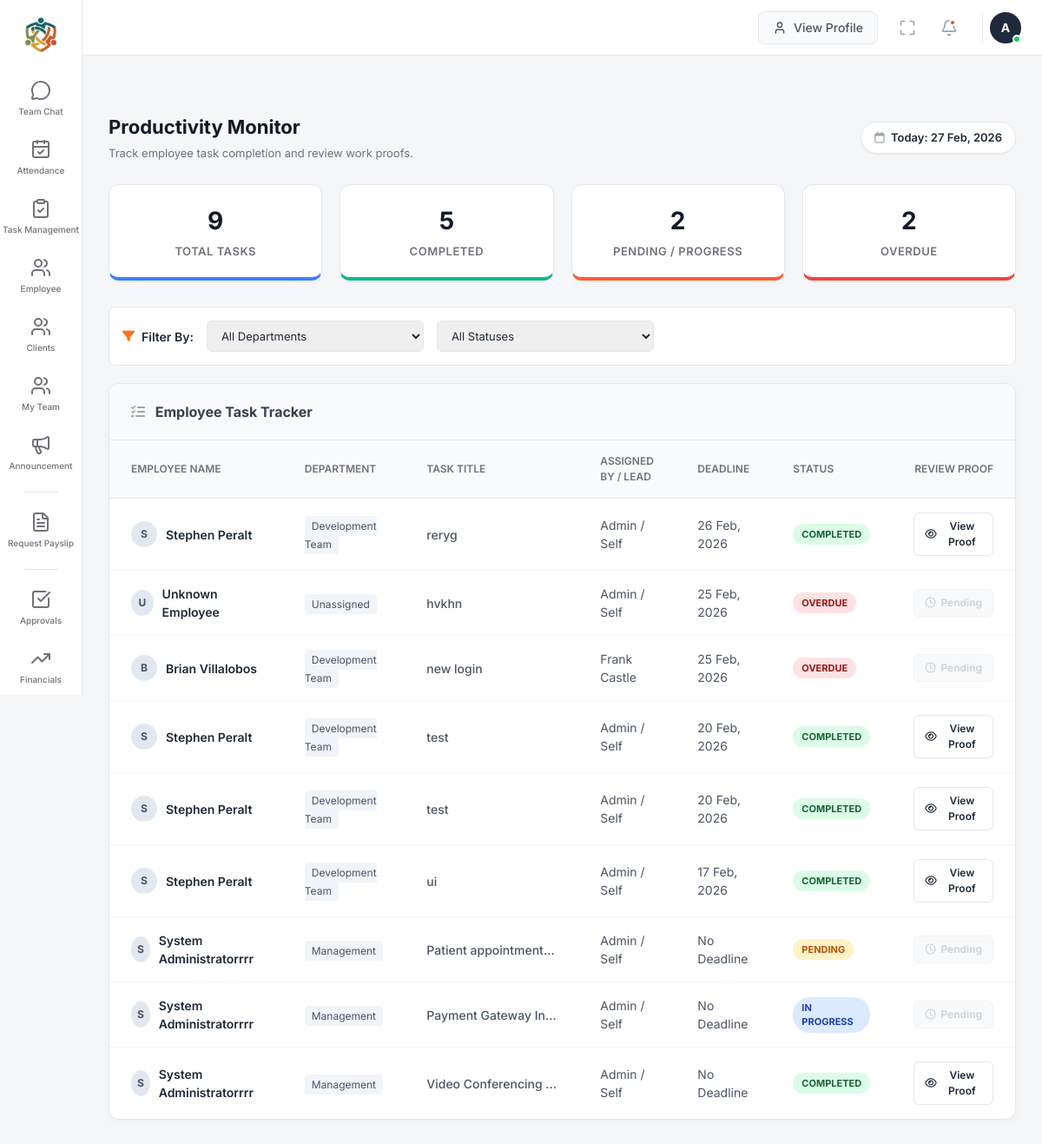
/manager/productivity_monitor.php (signed in), run on the app's committed database.
### tables this page shows
CREATE TABLE `personal_taskboard` (
  `id` int(11) NOT NULL,
  `user_id` int(11) NOT NULL,
  `title` varchar(255) NOT NULL,
  `priority` enum('Low','Medium','High') DEFAULT 'Medium',
  `due_date` date NOT NULL,
  `description` text DEFAULT NULL,
  `status` enum('todo','inprogress','completed') DEFAULT 'todo',
  `created_at` timestamp NULL DEFAULT current_timestamp()
);

### manager/productivity_monitor.php (the view, shortened to what this page needs)
<?php
$base_query = "SELECT
                pt.id,
                pt.title,
                pt.due_date as deadline,
                pt.status as raw_status,
                pt.description as proof,
                COALESCE(ep.full_name, u.name, 'Unknown Employee') as emp_name,
                COALESCE(ep.department, 'Unassigned') as dept,
                COALESCE(lead_ep.full_name, lead_u.name, 'Admin / Self') as lead_name
            FROM personal_taskboard pt
            JOIN users u ON pt.user_id = u.id
            LEFT JOIN employee_profiles ep ON u.id = ep.user_id
            LEFT JOIN users lead_u ON ep.reporting_to = lead_u.id
            LEFT JOIN employee_profiles lead_ep ON lead_u.id = lead_ep.user_id";
$base_query .= " ORDER BY pt.due_date DESC";
$stmt = $conn->prepare($base_query);
$stmt->execute();
$result = $stmt->get_result();
$tasks = [];
$total = 0;
$completed = 0;
$progress = 0;
$overdue = 0;
$today = date('Y-m-d');
while ($row = $result->fetch_assoc()) {
    $total++;
    $status = 'Pending';
    if ($row['raw_status'] === 'completed') {
        $status = 'Completed';
        $completed++;
    } elseif ($row['deadline'] < $today && $row['deadline'] != '0000-00-00' && $row['raw_status'] !== 'completed') {
        $status = 'Overdue';
        $overdue++;
    } elseif ($row['raw_status'] === 'inprogress') {
        $status = 'In Progress';
        $progress++;
    } else {
        $status = 'Pending';
        $progress++;
    }
    $row['display_status'] = $status;
    $row['proof'] = !empty($row['proof']) ? $row['proof'] : 'No proof/description provided for this task.';
    $tasks[] = $row;
}
?>
<!DOCTYPE html>
<html lang="en">
<head>
    <link rel="stylesheet" href="https://cdnjs.cloudflare.com/ajax/libs/font-awesome/6.4.0/css/all.min.css">
</head>
<body>
    <div id="mainContent">
        <div class="page-header mt-4">
            <div>
                <h1>Productivity Monitor</h1>
                <p style="font-size:13px; color:#6b7280; margin-top:4px;">Track employee task completion and review work proofs.</p>
            </div>
            <div style="font-size:13px; font-weight:600; background:#fff; padding:8px 15px; border-radius:20px; border:1px solid #e5e7eb; box-shadow: 0 1px 2px rgba(0,0,0,0.05);">
                <i class="fa-regular fa-calendar mr-1 text-gray-400"></i> Today: <?php echo date('d M, Y'); ?>
            </div>
        </div>
        <div class="stats-row">
            <div class="stat-card border-blue">
                <h3><?php echo $total; ?></h3>
                <p>Total Tasks</p>
            </div>
            <div class="stat-card border-green">
                <h3><?php echo $completed; ?></h3>
                <p>Completed</p>
            </div>
            <div class="stat-card border-orange">
                <h3><?php echo $progress; ?></h3>
                <p>Pending / Progress</p>
            </div>
            <div class="stat-card border-red">
                <h3><?php echo $overdue; ?></h3>
                <p>Overdue</p>
            </div>
        </div>
        <div class="filter-bar">
            <span><i class="fas fa-filter text-orange-500"></i> Filter By:</span>
            <select class="filter-select" id="deptFilter" onchange="filterTable()">
                <option value="all">All Departments</option>
            </select>
            <select class="filter-select" id="statusFilter" onchange="filterTable()">
                <option value="all">All Statuses</option>
            </select>
        </div>
        <div class="content-card">
            <div class="card-title"><i class="fa-solid fa-list-check mr-2 text-gray-400"></i> Employee Task Tracker</div>
            <div class="table-responsive">
                <table class="task-table" id="trackerTable">
                    <thead>
                        <tr>
                            <th>Employee Name</th>
                            <th>Department</th>
                            <th>Task Title</th>
                            <th>Assigned By / Lead</th>
                            <th>Deadline</th>
                            <th>Status</th>
                            <th style="text-align: right;">Review Proof</th>
                        </tr>
                    </thead>
                    <tbody>
                        <?php if(empty($tasks)): ?>
                            <tr>
                                <td colspan="7" style="text-align: center; padding: 40px; color: #6b7280;">
                                    <i data-lucide="folder-search" style="width: 40px; height: 40px; color: #cbd5e1; display: block; margin: 0 auto 10px auto;"></i>
                                    No tasks found based on your access level.
                                </td>
                            </tr>
                        <?php else: ?>
                            <?php foreach($tasks as $row):
                                $statusClass = '';
                                if($row['display_status'] == 'Completed') $statusClass = 'completed';
                                elseif($row['display_status'] == 'Overdue') $statusClass = 'delayed';
                                elseif($row['display_status'] == 'In Progress') $statusClass = 'progress-badge';
                                else $statusClass = 'pending-badge';
                            ?>
                            <tr class="task-row" data-dept="<?php echo htmlspecialchars($row['dept']); ?>" data-status="<?php echo htmlspecialchars($row['display_status']); ?>">
                                <td>
                                    <div style="display:flex; align-items:center; gap:10px;">
                                        <div style="width:30px; height:30px; background:#e2e8f0; border-radius:50%; display:flex; align-items:center; justify-content:center; font-size:12px; font-weight:700; color:#475569;">
                                            <?php echo strtoupper(substr($row['emp_name'], 0, 1)); ?>
                                        </div>
                                        <span style="font-weight:600; color:#1f2937;"><?php echo htmlspecialchars($row['emp_name']); ?></span>
                                    </div>
                                </td>
                                <td><span style="background: #f1f5f9; padding: 4px 8px; border-radius: 4px; font-size: 12px; color: #475569;"><?php echo htmlspecialchars($row['dept']); ?></span></td>
                                <td style="font-weight:500; max-width: 200px; white-space: nowrap; overflow: hidden; text-overflow: ellipsis;" title="<?php echo htmlspecialchars($row['title']); ?>">
                                    <?php echo htmlspecialchars($row['title']); ?>
                                </td>
                                <td><?php echo htmlspecialchars($row['lead_name']); ?></td>
                                <td>
                                    <?php
                                        if($row['deadline'] == '0000-00-00') { echo "No Deadline"; }
                                        else { echo date('d M, Y', strtotime($row['deadline'])); }
                                    ?>
                                </td>
                                <td><span class="status-badge <?php echo $statusClass; ?>"><?php echo $row['display_status']; ?></span></td>
                                <td style="text-align: right;">
                                    <?php if($row['display_status'] == 'Completed'): ?>
                                        <button class="action-btn" onclick="viewProof('<?php echo htmlspecialchars(addslashes($row['emp_name'])); ?>', '<?php echo htmlspecialchars(addslashes($row['proof'])); ?>')">
                                            <i class="far fa-eye"></i> View Proof
                                        </button>
                                    <?php else: ?>
                                        <button class="action-btn disabled" disabled>
                                            <i class="far fa-clock"></i> Pending
                                        </button>
                                    <?php endif; ?>
                                </td>
                            </tr>
                            <?php endforeach; ?>
                        <?php endif; ?>
                    </tbody>
                </table>
            </div>
        </div>
    </div>
</body>
</html>

### manager/productivity_monitor.php (style rules this page uses)
:root { --bg-light: #f4f6f8; --white: #ffffff; --primary-orange: #ff5b37; --text-dark: #1f2937; --text-muted: #6b7280; --border-light: #e5e7eb; --sidebar-width: 95px; }
body { background-color: var(--bg-light); color: var(--text-dark); font-family: 'Inter', sans-serif; margin: 0; overflow-x: hidden; }
#mainContent { margin-left: var(--sidebar-width); padding: 30px; width: calc(100% - var(--sidebar-width)); transition: all 0.3s ease; min-height: 100vh; box-sizing: border-box; }
.page-header { display: flex; justify-content: space-between; align-items: center; margin-bottom: 25px; flex-wrap: wrap; gap: 15px; }
.page-header h1 { font-size: 22px; font-weight: 700; color: #111827; margin: 0; }
.stats-row { display: grid; grid-template-columns: repeat(auto-fit, minmax(200px, 1fr)); gap: 20px; margin-bottom: 30px; }
.stat-card { background: var(--white); padding: 20px; border-radius: 12px; border: 1px solid var(--border-light); text-align: center; box-shadow: 0 2px 4px rgba(0,0,0,0.02); transition: 0.2s; }
.stat-card h3 { font-size: 28px; font-weight: 700; margin: 0; color: #111827; }
.stat-card p { margin: 5px 0 0; font-size: 13px; color: var(--text-muted); text-transform: uppercase; font-weight: 600; letter-spacing: 0.5px; }
.border-orange { border-bottom: 4px solid var(--primary-orange); }
.border-green { border-bottom: 4px solid #10b981; }
.border-blue { border-bottom: 4px solid #3b82f6; }
.border-red { border-bottom: 4px solid #ef4444; }
.filter-bar { display: flex; gap: 15px; margin-bottom: 20px; align-items: center; flex-wrap: wrap; background: #fff; padding: 15px; border-radius: 8px; border: 1px solid var(--border-light); }
.filter-bar span { font-size: 14px; font-weight: 600; color: var(--text-dark); display: flex; align-items: center; gap: 8px; }
.filter-select { padding: 8px 12px; border: 1px solid var(--border-light); border-radius: 6px; font-size: 13px; color: var(--text-dark); outline: none; min-width: 150px; cursor: pointer; flex-grow: 1; max-width: 250px; }
.content-card { background: var(--white); border: 1px solid var(--border-light); border-radius: 12px; overflow: hidden; box-shadow: 0 2px 8px rgba(0,0,0,0.03); }
.card-title { padding: 20px 25px; border-bottom: 1px solid var(--border-light); font-weight: 700; font-size: 16px; color: #374151; background: #f9fafb; }
.table-responsive { overflow-x: auto; width: 100%; }
.task-table { width: 100%; border-collapse: collapse; min-width: 900px; }
.task-table th { text-align: left; padding: 15px 25px; font-size: 12px; color: var(--text-muted); border-bottom: 1px solid var(--border-light); background: #f9fafb; font-weight: 600; text-transform: uppercase; }
.task-table td { padding: 16px 25px; border-bottom: 1px solid #f3f4f6; font-size: 14px; color: #4b5563; vertical-align: middle; }
.task-table tr:last-child td { border-bottom: none; }
.status-badge { padding: 4px 10px; border-radius: 20px; font-size: 11px; font-weight: 700; text-transform: uppercase; display: inline-block; }
.completed { background: #dcfce7; color: #166534; }
.delayed { background: #fee2e2; color: #991b1b; }
.progress-badge { background: #dbeafe; color: #1e40af; }
.pending-badge { background: #fef3c7; color: #b45309; }
.action-btn { background: var(--white); border: 1px solid var(--border-light); color: var(--text-dark); padding: 6px 12px; border-radius: 6px; font-size: 12px; font-weight: 600; cursor: pointer; transition: 0.2s; display: inline-flex; align-items: center; gap: 6px; }
.action-btn.disabled { opacity: 0.5; cursor: not-allowed; background: #f3f4f6; color: #9ca3af; border-color: #e5e7eb; }

### sidebars.php (style rules this page uses)
:root { --primary-sidebar-width: 95px; --secondary-sidebar-width: 220px; --active-bg: #f4f4f5; --border-color: #e4e4e7; --text-muted: #71717a; }

### data on the page
personal_taskboard: emp_name "S", emp_name "Stephen Peralt", dept "Development Team", title "reryg", lead_name "Admin / Self", due_date "26 Feb, 2026", display_status "COMPLETED"
personal_taskboard: emp_name "U", emp_name "Unknown Employee", dept "Unassigned", title "hvkhn", lead_name "Admin / Self", due_date "25 Feb, 2026", display_status "OVERDUE", shows "Pending"
personal_taskboard: emp_name "B", emp_name "Brian Villalobos", dept "Development Team", title "new login", lead_name "Frank Castle", due_date "25 Feb, 2026", display_status "OVERDUE", shows "Pending"
personal_taskboard: emp_name "S", emp_name "Stephen Peralt", dept "Development Team", title "test", lead_name "Admin / Self", due_date "20 Feb, 2026", display_status "COMPLETED"
personal_taskboard: emp_name "S", emp_name "Stephen Peralt", dept "Development Team", title "test", lead_name "Admin / Self", due_date "20 Feb, 2026", display_status "COMPLETED"
personal_taskboard: emp_name "S", emp_name "Stephen Peralt", dept "Development Team", title "ui", lead_name "Admin / Self", due_date "17 Feb, 2026", display_status "COMPLETED"
personal_taskboard: emp_name "S", emp_name "System Administratorrrr", dept "Management", title "Patient appointment…", lead_name "Admin / Self", due_date "No Deadline", display_status "PENDING", shows "Pending"
personal_taskboard: emp_name "S", emp_name "System Administratorrrr", dept "Management", title "Payment Gateway In…", lead_name "Admin / Self", due_date "No Deadline", display_status "IN PROGRESS", shows "Pending"
personal_taskboard: emp_name "S", emp_name "System Administratorrrr", dept "Management", title "Video Conferencing…", lead_name "Admin / Self", due_date "No Deadline", display_status "COMPLETED"

### other printed values
$item['name'] "Team Chat"
$item['name'] "Attendance"
$item['name'] "Task Management"
$item['name'] "Employee"
$item['name'] "Clients"
$item['name'] "My Team"
$item['name'] "Announcement"
$item['name'] "Request Payslip"
$item['name'] "Approvals"
$item['name'] "Financials"
substr($display_name, 0, 1) "A"
$total "9"
$completed "5"
$progress "2"
$overdue "2"
